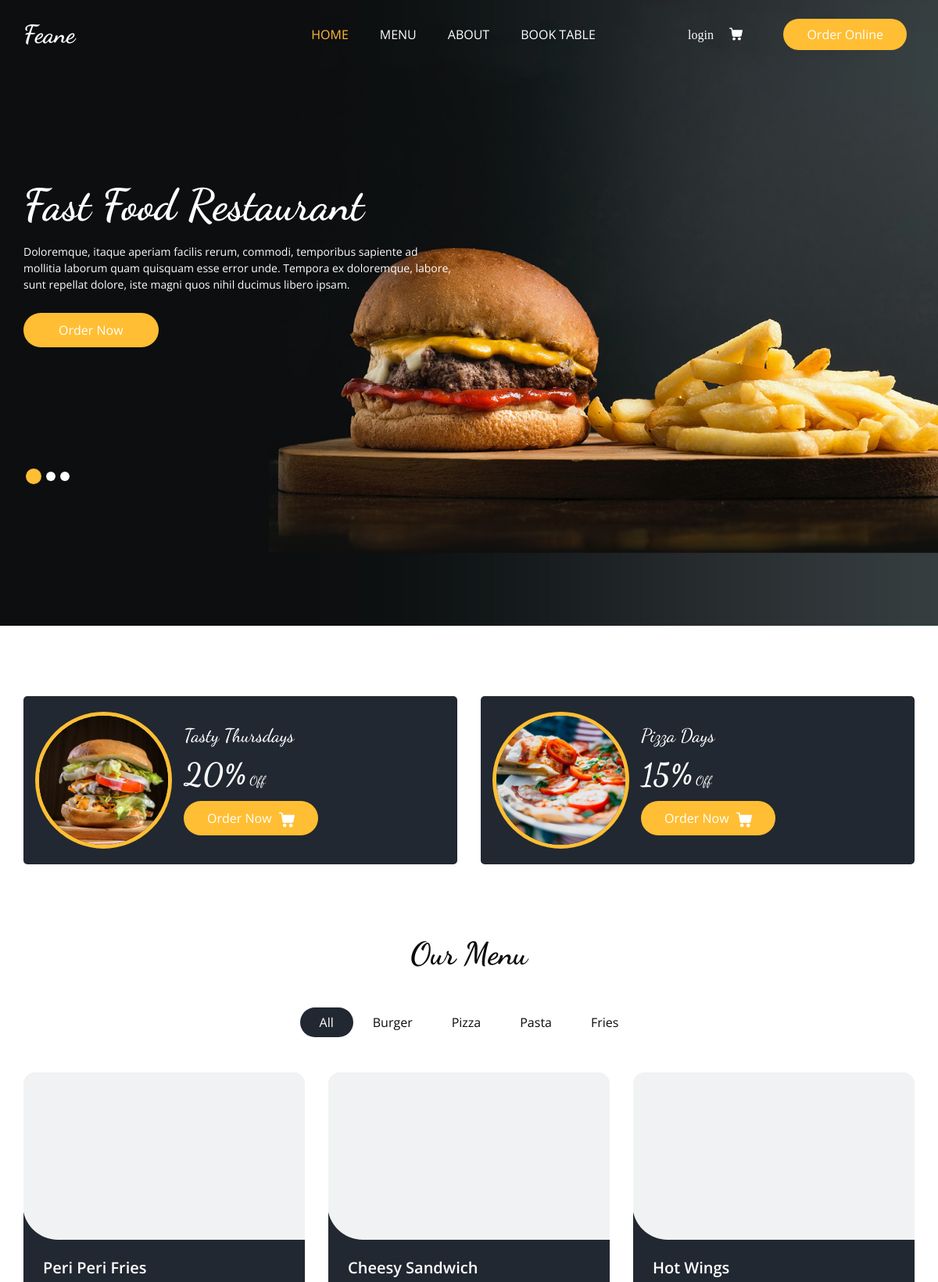
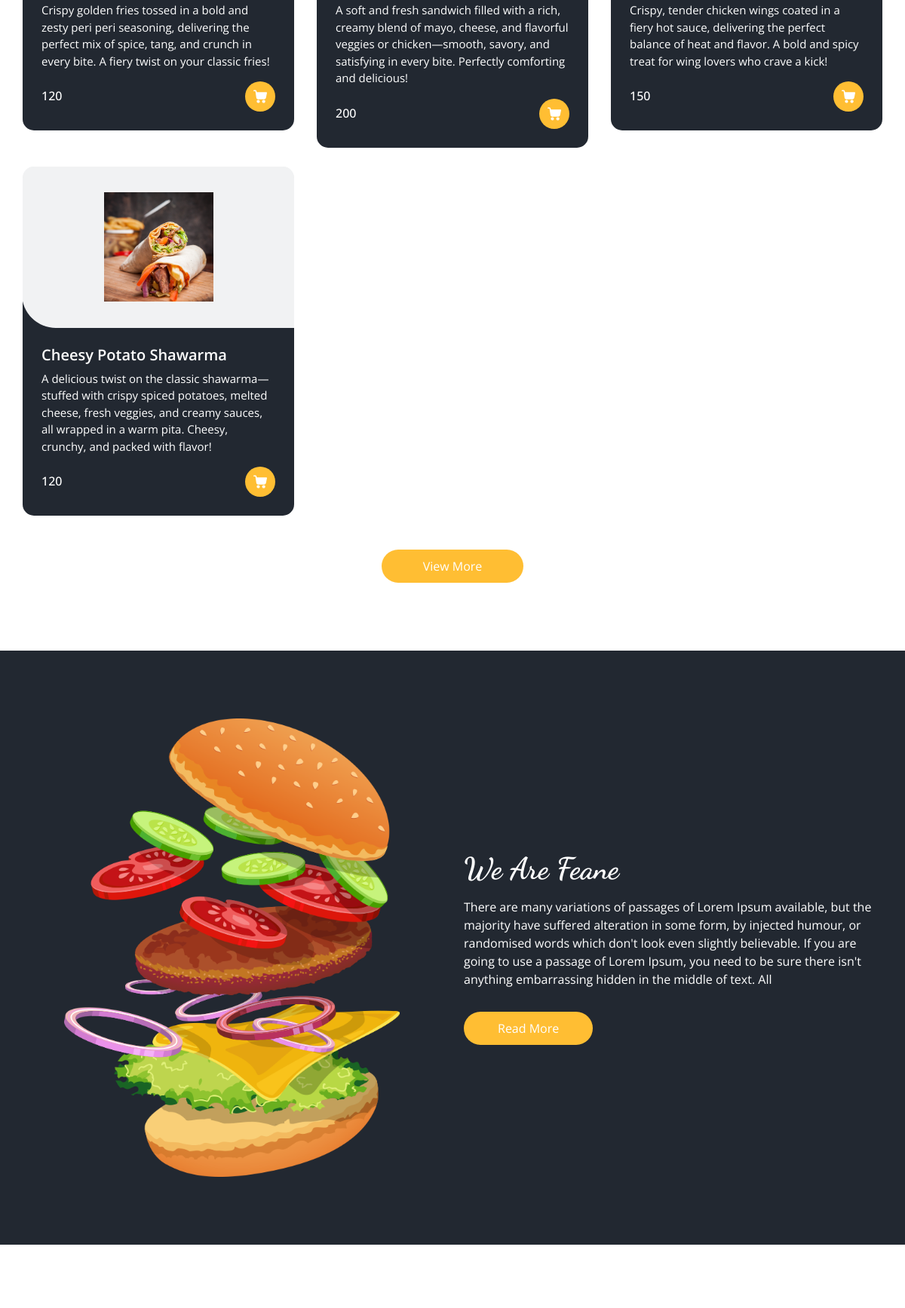
The page / (upper part) on the database its author committed (2 pictures, top to bottom).
### myapp1/models.py (models this page shows, shortened)
class FoodItem(models.Model):
    name = models.CharField(max_length=100,blank=True,null=True)
    price = models.IntegerField(max_length=10,blank=True,null=True)
    image = models.ImageField(upload_to='food_images/',blank=True,null=True)
    description = models.TextField(blank=True, null=True)

### myapp/views.py (the view)
# urls.py: path('', views.HomeView.as_view(), name='home'),
class HomeView(TemplateView):
    template_name = 'index.html'
    def get_context_data(self, **kwargs):
        context = super().get_context_data(**kwargs)
        context['food_items'] = FoodItem.objects.all()
        return context

### myapp/templates/index.html (shortened to what this page needs)
{% load static %}
<!DOCTYPE html>
<html>
<head>
  <link rel="stylesheet" type="text/css" href="{% static 'css/bootstrap.css' %}" />
  <link rel="stylesheet" type="text/css" href="https://cdnjs.cloudflare.com/ajax/libs/OwlCarousel2/2.3.4/assets/owl.carousel.min.css" />
  <link rel="stylesheet" href="https://cdnjs.cloudflare.com/ajax/libs/jquery-nice-select/1.1.0/css/nice-select.min.css" />
  <link href="{% static 'css/font-awesome.min.css' %}" rel="stylesheet" />
  <link href="{% static 'css/style.css' %}" rel="stylesheet" />
  <link href="{% static 'css/responsive.css' %}" rel="stylesheet" />
</head>
<body>
  <div class="hero_area">
    <div class="bg-box">
      <img src="{% static 'images/hero-bg.jpg' %}" alt="">
    </div>
    <header class="header_section">
      <div class="container">
        <nav class="navbar navbar-expand-lg custom_nav-container ">
          <a class="navbar-brand" href="index.html">
            <span>
              Feane
            </span>
          </a>
          <div class="collapse navbar-collapse" id="navbarSupportedContent">
            <ul class="navbar-nav  mx-auto ">
              <li class="nav-item active">
                <a class="nav-link" href="{% url 'myapp:home' %}">Home <span class="sr-only">(current)</span></a>
              </li>
              <li class="nav-item">
                <a class="nav-link" href="{% url 'myapp:menu_html'%}">Menu</a>
              </li>
              <li class="nav-item">
                <a class="nav-link" href="{% url 'myapp:about' %}">About</a>
              </li>
              <li class="nav-item">
                <a class="nav-link" href="{% url 'myapp:book' %}">Book Table</a>
              </li>
            </ul>
            <div class="user_option">
              {% if request.user.is_authenticated %}
                <a href="{% url 'myapp:profile' %}" class="user_link">
                  <i class="fa fa-user" aria-hidden="true">MyAccount</i>
                </a>
              {% else %}
                <a href="{% url 'myapp:login' %}" class="user_link">
                  <i class="fa fa-user" aria-hidden="true">login</i>
                </a>
              {% endif %}
              <a class="cart_link" href="{% url 'myapp:show_cart' %}">
              </a>
              <form class="form-inline">
                <button class="btn  my-2 my-sm-0 nav_search-btn" type="submit">
                  <i class="fa fa-search" aria-hidden="true"></i>
                </button>
              </form>
              <a href="" class="order_online">
                Order Online
              </a>
            </div>
          </div>
        </nav>
      </div>
    </header>
    <section class="slider_section ">
      <div id="customCarousel1" class="carousel slide" data-ride="carousel">
        <div class="carousel-inner">
          <div class="carousel-item active">
            <div class="container ">
              <div class="row">
                <div class="col-md-7 col-lg-6 ">
                  <div class="detail-box">
                    <h1>
                      Fast Food Restaurant
                    </h1>
                    <p>
                      Doloremque, itaque aperiam facilis rerum, commodi, temporibus sapiente ad mollitia laborum quam quisquam esse error unde. Tempora ex doloremque, labore, sunt repellat dolore, iste magni quos nihil ducimus libero ipsam.
                    </p>
                    <div class="btn-box">
                      <a href="" class="btn1">
                        Order Now
                      </a>
                    </div>
                  </div>
                </div>
              </div>
            </div>
          </div>
        </div>
        <div class="container">
          <ol class="carousel-indicators">
            <li data-target="#customCarousel1" data-slide-to="0" class="active"></li>
            <li data-target="#customCarousel1" data-slide-to="1"></li>
            <li data-target="#customCarousel1" data-slide-to="2"></li>
          </ol>
        </div>
      </div>
    </section>
  </div>
  <section class="offer_section layout_padding-bottom">
    <div class="offer_container">
      <div class="container ">
        <div class="row">
          <div class="col-md-6  ">
            <div class="box ">
              <div class="img-box">
                <img src="{% static 'images/o1.jpg' %}" alt="">
              </div>
              <div class="detail-box">
                <h5>
                  Tasty Thursdays
                </h5>
                <h6>
                  <span>20%</span> Off
                </h6>
                <a href="">
                  Order Now
                </a>
              </div>
            </div>
          </div>
          <div class="col-md-6  ">
            <div class="box ">
              <div class="img-box">
                <img src="{% static 'images/o2.jpg' %}" alt="">
              </div>
              <div class="detail-box">
                <h5>
                  Pizza Days
                </h5>
                <h6>
                  <span>15%</span> Off
                </h6>
                <a href="">
                  Order Now
                </a>
              </div>
            </div>
          </div>
        </div>
      </div>
    </div>
  </section>
  <section class="food_section layout_padding-bottom">
    <div class="container">
      <div class="heading_container heading_center">
        <h2>
          Our Menu
        </h2>
      </div>
      <ul class="filters_menu">
        <li class="active" data-filter="*">All</li>
        <li data-filter=".burger">Burger</li>
        <li data-filter=".pizza">Pizza</li>
        <li data-filter=".pasta">Pasta</li>
        <li data-filter=".fries">Fries</li>
      </ul>
      <div class="filters-content">
        <div class="row grid">
          {% for i in food_items %}
          <div class="col-sm-6 col-lg-4 all pizza">
            <div class="box">
              <div>
                <div class="img-box">
                  <img src="{{i.image.url}}" alt="">
                </div>
                <div class="detail-box">
                  <h5>
                    {{i.name}}
                  </h5>
                  <p>
                   {{i.description}}
                  </p>
                  <div class="options">
                    <h6>
                      {{i.price}}
                    </h6>
                    <a href="{% url 'myapp:buy_now' i.id %}">
                    </a>
                  </div>
                </div>
              </div>
            </div>
          </div>
          {% endfor %}
        </div>
      </div>
      <div class="btn-box">
        <a href="">
          View More
        </a>
      </div>
    </div>
  </section>
  <section class="about_section layout_padding">
    <div class="container  ">
      <div class="row">
        <div class="col-md-6 ">
          <div class="img-box">
            <img src="{% static 'images/about-img.png' %}" alt="">
          </div>
        </div>
        <div class="col-md-6">
          <div class="detail-box">
            <div class="heading_container">
              <h2>
                We Are Feane
              </h2>
            </div>
            <p>
              There are many variations of passages of Lorem Ipsum available, but the majority have suffered alteration
              in some form, by injected humour, or randomised words which don't look even slightly believable. If you
              are going to use a passage of Lorem Ipsum, you need to be sure there isn't anything embarrassing hidden in
              the middle of text. All
            </p>
            <a href="">
              Read More
            </a>
          </div>
        </div>
      </div>
    </div>
  </section>
  <section class="book_section layout_padding">
  </section>
</body>
</html>

### myapp/static/css/responsive.css (style rules this page uses)
@media (min-width: 1200px) { .container { max-width: 1170px; } }

### rows shown on the page
FoodItem: name "Peri Peri Fries", description "Crispy golden fries tossed in a bold and zesty peri peri seasoning, delivering the perfect mix of spice, tang, and crunch in every bite. A fiery twist on your classic fries!", price "120"
FoodItem: name "Cheesy Sandwich", description "A soft and fresh sandwich filled with a rich, creamy blend of mayo, cheese, and flavorful veggies or chicken—smooth, savory, and satisfying in every bite. Perfectly comforting and delicious!", price "200"
FoodItem: name "Hot Wings", description "Crispy, tender chicken wings coated in a fiery hot sauce, delivering the perfect balance of heat and flavor. A bold and spicy treat for wing lovers who crave a kick!", price "150"
FoodItem: image (picture), name "Cheesy Potato Shawarma", description "A delicious twist on the classic shawarma—stuffed with crispy spiced potatoes, melted cheese, fresh veggies, and creamy sauces, all wrapped in a warm pita. Cheesy, crunchy, and packed with flavor!", price "120"
